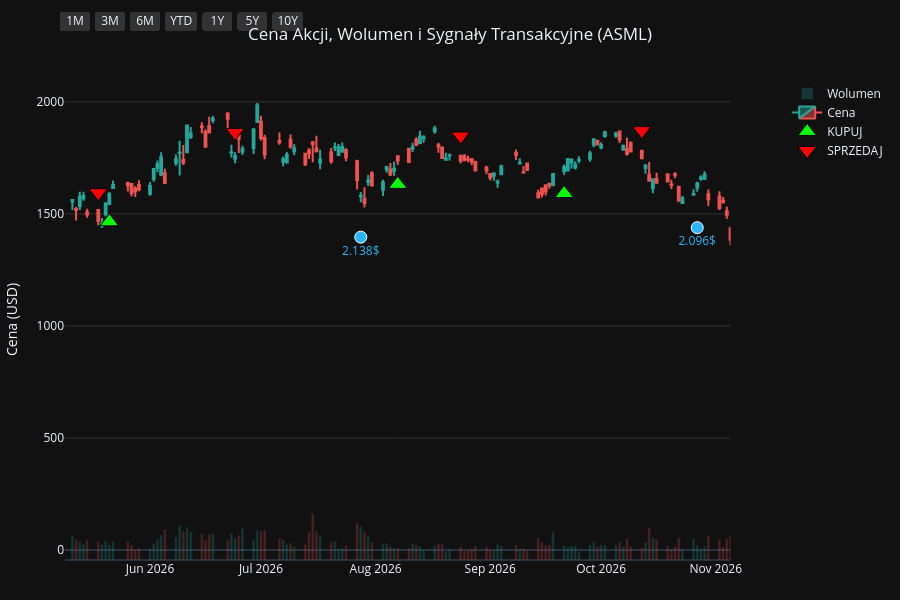
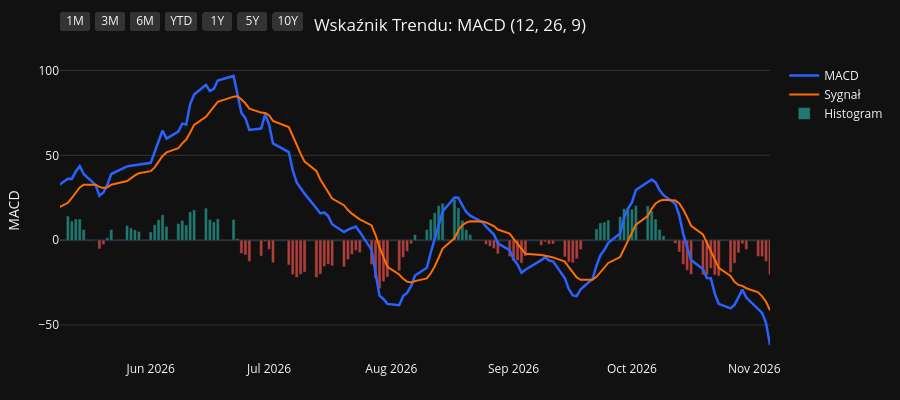
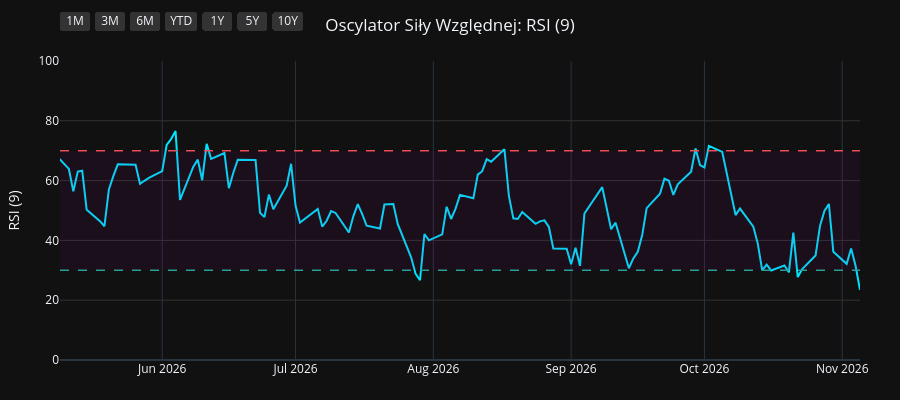
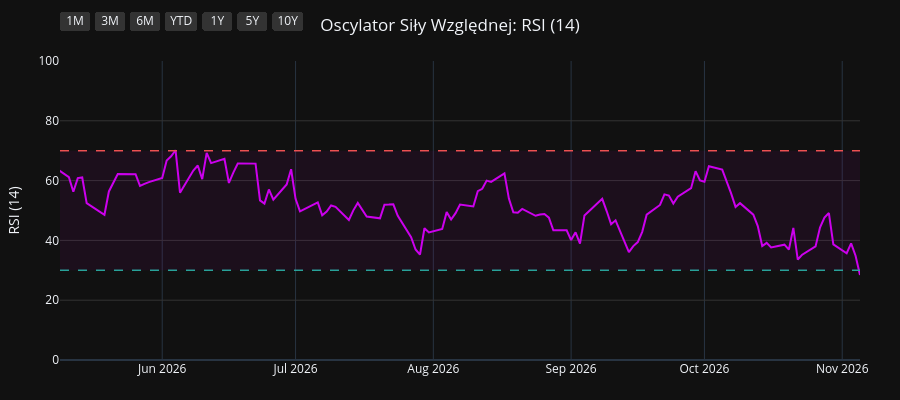

Notebook code for these charts, in order:
### Code cell
import os
import yfinance as yf
import pandas as pd
import pandas_ta as ta
import plotly.graph_objects as go
from plotly.subplots import make_subplots

# 1. Pobranie i przygotowanie danych
symbol = os.environ.get("STOCK_TICKER", "").strip().upper()
if not symbol:
    raise RuntimeError("Set STOCK_TICKER before running price_extractor.ipynb")
df = yf.Ticker(symbol).history(period="10y")
df.index = df.index.tz_localize(None)

# Wskaźniki i sygnały
df.ta.macd(fast=12, slow=26, signal=9, append=True)
df.ta.rsi(length=9, append=True)
df.ta.rsi(length=14, append=True)
df.ta.rsi(length=21, append=True)
df.dropna(inplace=True)

macd = df['MACD_12_26_9']
signal = df['MACDs_12_26_9']
wczorajszy_macd = macd.shift(1)
wczorajszy_signal = signal.shift(1)

df['Decyzja'] = 'BRAK'
df.loc[(macd > signal) & (wczorajszy_macd <= wczorajszy_signal), 'Decyzja'] = 'KUPUJ'
df.loc[(macd < signal) & (wczorajszy_macd >= wczorajszy_signal), 'Decyzja'] = 'SPRZEDAJ'

df_kupuj = df[df['Decyzja'] == 'KUPUJ']
df_sprzedaj = df[df['Decyzja'] == 'SPRZEDAJ']
df_dywidendy = df[df['Dividends'] > 0]
df_splity = df[df['Stock Splits'] > 0]

# Wspólna konfiguracja osi X
konfiguracja_osi_x = dict(
    type="date",
    showspikes=True, spikemode="across", spikesnap="cursor", spikedash="dot", spikecolor="#ffffff", spikethickness=1, hoverformat="%Y-%m-%d",
    rangeselector=dict(
        buttons=list([
            dict(count=1, label="1M", step="month", stepmode="backward"),
            dict(count=3, label="3M", step="month", stepmode="backward"),
            dict(count=6, label="6M", step="month", stepmode="backward"),
            dict(count=1, label="YTD", step="year", stepmode="todate"),
            dict(count=1, label="1Y", step="year", stepmode="backward"),
            dict(count=5, label="5Y", step="year", stepmode="backward"),
            dict(step="all", label="10Y")
        ]),
        bgcolor="#333333", activecolor="#2962ff", x=0, y=1.1
    )
)

# ==========================================
# WYKRES 1: CENA + WOLUMEN + SYGNAŁY
# ==========================================
fig1 = make_subplots(specs=[[{"secondary_y": True}]])

kolory_wolumenu = ['#26a69a' if row['Close'] >= row['Open'] else '#ef5350' for index, row in df.iterrows()]
fig1.add_trace(go.Bar(x=df.index, y=df['Volume'], marker_color=kolory_wolumenu, opacity=0.25, name='Wolumen'), secondary_y=True)
fig1.add_trace(go.Candlestick(x=df.index, open=df['Open'], high=df['High'], low=df['Low'], close=df['Close'], name='Cena', increasing_line_color='#26a69a', decreasing_line_color='#ef5350'), secondary_y=False)
fig1.add_trace(go.Scatter(x=df_kupuj.index, y=df_kupuj['Low'] * 0.95, customdata=df_kupuj[['Low', 'High']], mode='markers', marker=dict(symbol='triangle-up', size=16, color='#00ff00', line=dict(width=1, color='black')), name='KUPUJ', hovertemplate='KUPUJ<br>Najniższa: %{customdata[0]:.2f}<br>Najwyższa: %{customdata[1]:.2f}<extra></extra>'), secondary_y=False)
fig1.add_trace(go.Scatter(x=df_sprzedaj.index, y=df_sprzedaj['High'] * 1.05, customdata=df_sprzedaj[['Low', 'High']], mode='markers', marker=dict(symbol='triangle-down', size=16, color='#ff0000', line=dict(width=1, color='black')), name='SPRZEDAJ', hovertemplate='SPRZEDAJ<br>Najniższa: %{customdata[0]:.2f}<br>Najwyższa: %{customdata[1]:.2f}<extra></extra>'), secondary_y=False)

if not df_dywidendy.empty:
    fig1.add_trace(go.Scatter(x=df_dywidendy.index, y=df_dywidendy['Low'] * 0.90, mode='markers+text', marker=dict(symbol='circle', size=12, color='#29b6f6', line=dict(width=1, color='white')), text=df_dywidendy['Dividends'].apply(lambda x: f"{x}$"), textposition="bottom center", name='Dywidenda', showlegend=False, hovertemplate='Dywidenda: %{text}<extra></extra>', textfont=dict(color="#29b6f6")), secondary_y=False)
if not df_splity.empty:
                    fig1.add_trace(go.Scatter(x=df_splity.index, y=df_splity['High'], mode='markers+text', marker=dict(symbol='star', size=16, color='#ffee58', line=dict(width=1, color='black')), text=df_splity['Stock Splits'].apply(lambda x: f"{x:g}:1" if x >= 1 else f"1:{1 / x:g}"), textposition="top center", name='Split', hovertemplate='%{text}<extra></extra>', textfont=dict(color="#ffee58")), secondary_y=False)

fig1.update_layout(title=dict(text=f"Cena Akcji, Wolumen i Sygnały Transakcyjne ({symbol})", x=0.5, xanchor='center'), dragmode='pan', xaxis_rangeslider_visible=False, template='plotly_dark', height=600, hovermode='x unified', margin=dict(l=60, r=40, t=60, b=40))
fig1.update_xaxes(**konfiguracja_osi_x)
fig1.update_xaxes(range=[df.index.max() - pd.Timedelta(days=180), df.index.max()])
fig1.update_yaxes(title_text="Cena (USD)", secondary_y=False, gridcolor='#333333')
fig1.update_yaxes(range=[0, df['Volume'].max() * 4], showgrid=False, showticklabels=False, secondary_y=True)
fig1.show(config={'scrollZoom': True})

# ==========================================
# WYKRES 2: WSKAŹNIK MACD
# ==========================================
fig2 = go.Figure()
fig2.add_trace(go.Scatter(x=df.index, y=df['MACD_12_26_9'], line=dict(color='#2962ff', width=2.5), name='MACD'))
fig2.add_trace(go.Scatter(x=df.index, y=df['MACDs_12_26_9'], line=dict(color='#ff6d00', width=2), name='Sygnał'))
kolory_macd = ['#26a69a' if val >= 0 else '#ef5350' for val in df['MACDh_12_26_9']]
fig2.add_trace(go.Bar(x=df.index, y=df['MACDh_12_26_9'], marker_color=kolory_macd, name='Histogram', opacity=0.7))
fig2.update_layout(title=dict(text="Wskaźnik Trendu: MACD (12, 26, 9)", x=0.5, xanchor='center'), dragmode='pan', xaxis_rangeslider_visible=False, template='plotly_dark', height=400, hovermode='x unified', margin=dict(l=60, r=40, t=60, b=40))
fig2.update_xaxes(**konfiguracja_osi_x)
fig2.update_xaxes(range=[df.index.max() - pd.Timedelta(days=180), df.index.max()])
fig2.update_yaxes(title_text="MACD", gridcolor='#333333')
fig2.show(config={'scrollZoom': True})

# ==========================================
# WYKRES 3: OSCYLATOR RSI (9)
# ==========================================
fig3 = go.Figure()
fig3.add_trace(go.Scatter(x=df.index, y=df['RSI_9'], line=dict(color='#00e5ff', width=2), name='RSI (9)'))
fig3.add_hline(y=70, line_dash="dash", line_color="#ef5350", line_width=1.5)
fig3.add_hline(y=30, line_dash="dash", line_color="#26a69a", line_width=1.5)
fig3.add_hrect(y0=30, y1=70, line_width=0, fillcolor="purple", opacity=0.1)
fig3.update_layout(title=dict(text="Oscylator Siły Względnej: RSI (9)", x=0.5, xanchor='center'), dragmode='pan', xaxis_rangeslider_visible=False, template='plotly_dark', height=400, hovermode='x unified', margin=dict(l=60, r=40, t=60, b=40))
fig3.update_xaxes(**konfiguracja_osi_x)
fig3.update_xaxes(range=[df.index.max() - pd.Timedelta(days=180), df.index.max()])
fig3.update_yaxes(title_text="RSI (9)", range=[0, 100], gridcolor='#333333')
fig3.show(config={'scrollZoom': True})

# ==========================================
# WYKRES 4: OSCYLATOR RSI (14)
# ==========================================
fig4 = go.Figure()
fig4.add_trace(go.Scatter(x=df.index, y=df['RSI_14'], line=dict(color='#d500f9', width=2), name='RSI (14)'))
fig4.add_hline(y=70, line_dash="dash", line_color="#ef5350", line_width=1.5)
fig4.add_hline(y=30, line_dash="dash", line_color="#26a69a", line_width=1.5)
fig4.add_hrect(y0=30, y1=70, line_width=0, fillcolor="purple", opacity=0.1)
fig4.update_layout(title=dict(text="Oscylator Siły Względnej: RSI (14)", x=0.5, xanchor='center'), dragmode='pan', xaxis_rangeslider_visible=False, template='plotly_dark', height=400, hovermode='x unified', margin=dict(l=60, r=40, t=60, b=40))
fig4.update_xaxes(**konfiguracja_osi_x)
fig4.update_xaxes(range=[df.index.max() - pd.Timedelta(days=180), df.index.max()])
fig4.update_yaxes(title_text="RSI (14)", range=[0, 100], gridcolor='#333333')
fig4.show(config={'scrollZoom': True})

# ==========================================
# WYKRES 5: OSCYLATOR RSI (21)
# ==========================================
fig5 = go.Figure()
fig5.add_trace(go.Scatter(x=df.index, y=df['RSI_21'], line=dict(color='#64dd17', width=2), name='RSI (21)'))
fig5.add_hline(y=70, line_dash="dash", line_color="#ef5350", line_width=1.5)
fig5.add_hline(y=30, line_dash="dash", line_color="#26a69a", line_width=1.5)
fig5.add_hrect(y0=30, y1=70, line_width=0, fillcolor="purple", opacity=0.1)
fig5.update_layout(title=dict(text="Oscylator Siły Względnej: RSI (21)", x=0.5, xanchor='center'), dragmode='pan', xaxis_rangeslider_visible=False, template='plotly_dark', height=400, hovermode='x unified', margin=dict(l=60, r=40, t=60, b=40))
fig5.update_xaxes(**konfiguracja_osi_x)
fig5.update_xaxes(range=[df.index.max() - pd.Timedelta(days=180), df.index.max()])
fig5.update_yaxes(title_text="RSI (21)", range=[0, 100], gridcolor='#333333')
fig5.show(config={'scrollZoom': True})

### Figure 1 — Plotly figure (JSON) as saved in the notebook; plotly's stock layout.template omitted (floating-point values rounded to 4 significant figures; data arrays with more than 128 entries replaced by an {"elided": "..."} marker saying what was removed)
{"data": [{"marker": {"color": {"elided": "2480 str values"}}, "name": "Wolumen", "opacity": 0.25, "type": "bar", "x": {"elided": "2480 str values"}, "xaxis": "x", "y": {"elided": "2480 int values"}, "yaxis": "y2"}, {"close": {"elided": "2480 float values"}, "decreasing": {"line": {"color": "#ef5350"}}, "high": {"elided": "2480 float values"}, "increasing": {"line": {"color": "#26a69a"}}, "low": {"elided": "2480 float values"}, "name": "Cena", "open": {"elided": "2480 float values"}, "type": "candlestick", "x": {"elided": "2480 str values"}, "xaxis": "x", "yaxis": "y"}, {"customdata": {"elided": "98x2 float values"}, "hovertemplate": "KUPUJ<br>Najniższa: %{customdata[0]:.2f}<br>Najwyższa: %{customdata[1]:.2f}<extra></extra>", "marker": {"color": "#00ff00", "line": {"color": "black", "width": 1}, "size": 16, "symbol": "triangle-up"}, "mode": "markers", "name": "KUPUJ", "type": "scatter", "x": ["2017-03-15T00:00:00", "2017-04-25T00:00:00", "2017-06-23T00:00:00", "2017-07-06T00:00:00", "2017-09-07T00:00:00", "2017-09-28T00:00:00", "2017-10-12T00:00:00", "2017-10-24T00:00:00", "2017-11-01T00:00:00", "2017-11-24T00:00:00", "2017-12-19T00:00:00", "2018-02-23T00:00:00", "2018-03-05T00:00:00", "2018-04-12T00:00:00", "2018-05-07T00:00:00", "2018-06-04T00:00:00", "2018-07-13T00:00:00", "2018-08-28T00:00:00", "2018-09-20T00:00:00", "2018-10-17T00:00:00", "2018-11-01T00:00:00", "2018-11-28T00:00:00", "2019-01-02T00:00:00", "2019-01-04T00:00:00", "2019-03-18T00:00:00", "2019-04-02T00:00:00", "2019-06-07T00:00:00", "2019-07-17T00:00:00", "2019-08-29T00:00:00", "2019-10-11T00:00:00", "2019-10-21T00:00:00", "2019-10-24T00:00:00", "2019-11-01T00:00:00", "2019-12-06T00:00:00", "2020-02-06T00:00:00", "2020-03-25T00:00:00", "2020-05-08T00:00:00", "2020-05-14T00:00:00", "2020-05-19T00:00:00", "2020-06-17T00:00:00", "2020-07-06T00:00:00", "2020-08-17T00:00:00", "2020-09-28T00:00:00", "2020-11-05T00:00:00", "2020-12-17T00:00:00", "2021-01-04T00:00:00", "2021-02-11T00:00:00", "2021-03-22T00:00:00", "2021-04-23T00:00:00", "2021-05-25T00:00:00", "2021-07-14T00:00:00", "2021-07-22T00:00:00", "2021-08-27T00:00:00", "2021-10-15T00:00:00", "2021-12-22T00:00:00", "2022-02-02T00:00:00", "2022-02-08T00:00:00", "2022-03-16T00:00:00", "2022-05-17T00:00:00", "2022-07-14T00:00:00", "2022-10-04T00:00:00", "2022-10-19T00:00:00", "2022-11-30T00:00:00", "2023-01-09T00:00:00", "2023-02-02T00:00:00", "2023-03-17T00:00:00", "2023-05-04T00:00:00", "2023-06-13T00:00:00", "2023-07-13T00:00:00", "2023-08-23T00:00:00", "2023-10-02T00:00:00", "2023-12-12T00:00:00", "2024-01-19T00:00:00", "2024-03-04T00:00:00", "2024-03-06T00:00:00", "2024-05-06T00:00:00", "2024-07-05T00:00:00", "2024-08-12T00:00:00", "2024-09-17T00:00:00", "2024-11-08T00:00:00", "2025-01-06T00:00:00", "2025-02-10T00:00:00", "2025-03-17T00:00:00", "2025-04-14T00:00:00", "2025-06-10T00:00:00", "2025-06-24T00:00:00", "2025-07-15T00:00:00", "2025-08-08T00:00:00", "2025-09-04T00:00:00", "2025-12-01T00:00:00", "2026-01-02T00:00:00", "2026-02-25T00:00:00", "2026-03-25T00:00:00", "2026-04-08T00:00:00", "2026-05-06T00:00:00", "2026-05-21T00:00:00", "2026-08-07T00:00:00", "2026-09-21T00:00:00"], "xaxis": "x", "y": [107.6, 115.7, 116.0, 113.5, 138.2, 146.7, 150.1, 154.7, 156.7, 161.8, 153.2, 169.0, 169.6, 179.0, 170.8, 178.1, 174.8, 180.4, 167.1, 161.4, 149.4, 147.7, 135.4, 132.1, 166.7, 169.3, 173.6, 191.7, 195.5, 229.6, 229.0, 232.2, 237.1, 249.2, 274.3, 225.4, 269.2, 254.7, 273.1, 324.0, 344.8, 338.3, 327.6, 355.1, 429.6, 442.9, 517.9, 508.9, 594.2, 604.0, 645.3, 655.5, 736.6, 702.3, 703.3, 611.8, 576.8, 560.1, 501.5, 397.1, 417.5, 375.9, 530.0, 563.0, 629.3, 577.1, 581.6, 668.4, 683.5, 616.8, 533.4, 660.0, 691.0, 918.1, 912.2, 842.9, 996.0, 795.8, 743.3, 619.0, 701.1, 688.3, 672.2, 621.1, 730.0, 739.1, 765.5, 669.6, 693.2, 995.6, 1070.0, 1434.0, 1292.0, 1309.0, 1417.0, 1465.0, 1632.0, 1591.0], "yaxis": "y"}, {"customdata": {"elided": "99x2 float values"}, "hovertemplate": "SPRZEDAJ<br>Najniższa: %{customdata[0]:.2f}<br>Najwyższa: %{customdata[1]:.2f}<extra></extra>", "marker": {"color": "#ff0000", "line": {"color": "black", "width": 1}, "size": 16, "symbol": "triangle-down"}, "mode": "markers", "name": "SPRZEDAJ", "type": "scatter", "x": ["2017-01-31T00:00:00", "2017-04-06T00:00:00", "2017-05-17T00:00:00", "2017-07-03T00:00:00", "2017-08-03T00:00:00", "2017-09-25T00:00:00", "2017-10-06T00:00:00", "2017-10-18T00:00:00", "2017-10-25T00:00:00", "2017-11-08T00:00:00", "2017-11-28T00:00:00", "2018-02-02T00:00:00", "2018-03-02T00:00:00", "2018-03-22T00:00:00", "2018-04-19T00:00:00", "2018-05-29T00:00:00", "2018-06-20T00:00:00", "2018-08-06T00:00:00", "2018-09-05T00:00:00", "2018-10-09T00:00:00", "2018-10-19T00:00:00", "2018-11-19T00:00:00", "2018-12-07T00:00:00", "2019-01-03T00:00:00", "2019-02-20T00:00:00", "2019-03-26T00:00:00", "2019-05-02T00:00:00", "2019-07-12T00:00:00", "2019-08-01T00:00:00", "2019-09-25T00:00:00", "2019-10-18T00:00:00", "2019-10-22T00:00:00", "2019-10-31T00:00:00", "2019-11-08T00:00:00", "2020-01-06T00:00:00", "2020-02-24T00:00:00", "2020-05-01T00:00:00", "2020-05-13T00:00:00", "2020-05-15T00:00:00", "2020-06-11T00:00:00", "2020-06-24T00:00:00", "2020-07-15T00:00:00", "2020-09-04T00:00:00", "2020-10-21T00:00:00", "2020-12-11T00:00:00", "2020-12-21T00:00:00", "2021-01-27T00:00:00", "2021-02-22T00:00:00", "2021-04-19T00:00:00", "2021-04-30T00:00:00", "2021-06-18T00:00:00", "2021-07-16T00:00:00", "2021-08-13T00:00:00", "2021-09-17T00:00:00", "2021-11-22T00:00:00", "2022-01-05T00:00:00", "2022-02-03T00:00:00", "2022-03-04T00:00:00", "2022-04-05T00:00:00", "2022-06-10T00:00:00", "2022-08-15T00:00:00", "2022-10-11T00:00:00", "2022-11-29T00:00:00", "2022-12-02T00:00:00", "2023-01-31T00:00:00", "2023-02-06T00:00:00", "2023-04-12T00:00:00", "2023-06-09T00:00:00", "2023-06-16T00:00:00", "2023-07-20T00:00:00", "2023-09-08T00:00:00", "2023-11-30T00:00:00", "2023-12-29T00:00:00", "2024-02-15T00:00:00", "2024-03-05T00:00:00", "2024-03-11T00:00:00", "2024-06-24T00:00:00", "2024-07-15T00:00:00", "2024-09-03T00:00:00", "2024-10-15T00:00:00", "2024-12-30T00:00:00", "2025-01-27T00:00:00", "2025-02-21T00:00:00", "2025-03-27T00:00:00", "2025-05-28T00:00:00", "2025-06-17T00:00:00", "2025-07-02T00:00:00", "2025-07-16T00:00:00", "2025-09-03T00:00:00", "2025-10-09T00:00:00", "2025-12-16T00:00:00", "2026-02-03T00:00:00", "2026-02-26T00:00:00", "2026-03-26T00:00:00", "2026-04-27T00:00:00", "2026-05-18T00:00:00", "2026-06-24T00:00:00", "2026-08-24T00:00:00", "2026-10-12T00:00:00"], "xaxis": "x", "y": [116.5, 125.3, 131.1, 126.7, 147.4, 159.3, 164.9, 169.7, 172.6, 176.3, 178.5, 192.4, 187.0, 204.5, 196.4, 193.2, 201.0, 208.0, 192.8, 179.0, 173.4, 164.0, 161.4, 148.1, 179.3, 182.9, 204.3, 205.8, 226.4, 244.2, 251.3, 256.2, 261.2, 265.2, 292.4, 291.9, 282.1, 299.6, 294.4, 342.7, 365.3, 385.3, 368.7, 386.8, 456.0, 471.1, 538.2, 588.7, 637.7, 659.4, 687.5, 707.3, 790.0, 875.7, 862.3, 768.9, 666.7, 611.3, 677.2, 540.5, 584.8, 417.8, 596.0, 616.8, 671.0, 681.1, 683.8, 740.6, 748.3, 712.2, 647.5, 701.8, 779.7, 960.3, 1019.0, 1008.0, 1065.0, 1131.0, 920.7, 901.0, 726.5, 713.9, 772.5, 727.7, 786.0, 803.5, 831.8, 790.7, 769.1, 1029.0, 1136.0, 1509.0, 1582.0, 1421.0, 1527.0, 1594.0, 1864.0, 1848.0, 1872.0], "yaxis": "y"}, {"hovertemplate": "Dywidenda: %{text}<extra></extra>", "marker": {"color": "#29b6f6", "line": {"color": "white", "width": 1}, "size": 12, "symbol": "circle"}, "mode": "markers+text", "name": "Dywidenda", "showlegend": false, "text": ["1.307$", "1.718$", "2.386$", "1.17$", "1.458$", "1.396$", "1.87$", "2.084$", "3.898$", "1.396$", "1.34$", "1.472$", "1.858$", "1.593$", "1.53$", "1.556$", "1.873$", "1.643$", "1.641$", "1.57$", "2.091$", "1.847$", "1.864$", "1.883$", "3.177$", "2.138$", "2.096$"], "textfont": {"color": "#29b6f6"}, "textposition": "bottom center", "type": "scatter", "x": ["2017-04-28T00:00:00", "2018-04-27T00:00:00", "2019-04-26T00:00:00", "2019-11-04T00:00:00", "2020-04-24T00:00:00", "2020-11-02T00:00:00", "2021-05-03T00:00:00", "2021-11-02T00:00:00", "2022-05-03T00:00:00", "2022-08-04T00:00:00", "2022-11-03T00:00:00", "2023-02-06T00:00:00", "2023-05-01T00:00:00", "2023-08-01T00:00:00", "2023-11-01T00:00:00", "2024-02-05T00:00:00", "2024-04-26T00:00:00", "2024-07-29T00:00:00", "2024-10-29T00:00:00", "2025-02-11T00:00:00", "2025-04-28T00:00:00", "2025-07-29T00:00:00", "2025-10-29T00:00:00", "2026-02-10T00:00:00", "2026-04-27T00:00:00", "2026-07-28T00:00:00", "2026-10-27T00:00:00"], "xaxis": "x", "y": [108.8, 159.5, 171.4, 230.6, 243.6, 309.3, 555.4, 697.5, 487.4, 504.2, 380.5, 575.2, 554.6, 618.6, 524.6, 775.8, 804.3, 768.2, 623.5, 660.5, 588.8, 639.1, 952.5, 1264.0, 1271.0, 1396.0, 1439.0], "yaxis": "y"}], "layout": {"dragmode": "pan", "height": 600, "hovermode": "x unified", "margin": {"b": 40, "l": 60, "r": 40, "t": 60}, "title": {"text": "Cena Akcji, Wolumen i Sygnały Transakcyjne (ASML)", "x": 0.5, "xanchor": "center"}, "xaxis": {"anchor": "y", "domain": [0.0, 0.94], "hoverformat": "%Y-%m-%d", "range": ["2026-05-09T00:00:00", "2026-11-05T00:00:00"], "rangeselector": {"activecolor": "#2962ff", "bgcolor": "#333333", "buttons": [{"count": 1, "label": "1M", "step": "month", "stepmode": "backward"}, {"count": 3, "label": "3M", "step": "month", "stepmode": "backward"}, {"count": 6, "label": "6M", "step": "month", "stepmode": "backward"}, {"count": 1, "label": "YTD", "step": "year", "stepmode": "todate"}, {"count": 1, "label": "1Y", "step": "year", "stepmode": "backward"}, {"count": 5, "label": "5Y", "step": "year", "stepmode": "backward"}, {"label": "10Y", "step": "all"}], "x": 0, "y": 1.1}, "rangeslider": {"visible": false}, "showspikes": true, "spikecolor": "#ffffff", "spikedash": "dot", "spikemode": "across", "spikesnap": "cursor", "spikethickness": 1, "type": "date"}, "yaxis": {"anchor": "x", "domain": [0.0, 1.0], "gridcolor": "#333333", "title": {"text": "Cena (USD)"}}, "yaxis2": {"anchor": "x", "overlaying": "y", "range": [0, 43158400], "showgrid": false, "showticklabels": false, "side": "right"}}}

### Figure 2 — Plotly figure (JSON) as saved in the notebook; plotly's stock layout.template omitted (floating-point values rounded to 4 significant figures; data arrays with more than 128 entries replaced by an {"elided": "..."} marker saying what was removed)
{"data": [{"line": {"color": "#2962ff", "width": 2.5}, "name": "MACD", "type": "scatter", "x": {"elided": "2480 str values"}, "y": {"elided": "2480 float values"}}, {"line": {"color": "#ff6d00", "width": 2}, "name": "Sygnał", "type": "scatter", "x": {"elided": "2480 str values"}, "y": {"elided": "2480 float values"}}, {"marker": {"color": {"elided": "2480 str values"}}, "name": "Histogram", "opacity": 0.7, "type": "bar", "x": {"elided": "2480 str values"}, "y": {"elided": "2480 float values"}}], "layout": {"dragmode": "pan", "height": 400, "hovermode": "x unified", "margin": {"b": 40, "l": 60, "r": 40, "t": 60}, "title": {"text": "Wskaźnik Trendu: MACD (12, 26, 9)", "x": 0.5, "xanchor": "center"}, "xaxis": {"hoverformat": "%Y-%m-%d", "range": ["2026-05-09T00:00:00", "2026-11-05T00:00:00"], "rangeselector": {"activecolor": "#2962ff", "bgcolor": "#333333", "buttons": [{"count": 1, "label": "1M", "step": "month", "stepmode": "backward"}, {"count": 3, "label": "3M", "step": "month", "stepmode": "backward"}, {"count": 6, "label": "6M", "step": "month", "stepmode": "backward"}, {"count": 1, "label": "YTD", "step": "year", "stepmode": "todate"}, {"count": 1, "label": "1Y", "step": "year", "stepmode": "backward"}, {"count": 5, "label": "5Y", "step": "year", "stepmode": "backward"}, {"label": "10Y", "step": "all"}], "x": 0, "y": 1.1}, "rangeslider": {"visible": false}, "showspikes": true, "spikecolor": "#ffffff", "spikedash": "dot", "spikemode": "across", "spikesnap": "cursor", "spikethickness": 1, "type": "date"}, "yaxis": {"gridcolor": "#333333", "title": {"text": "MACD"}}}}

### Figure 3 — Plotly figure (JSON) as saved in the notebook; plotly's stock layout.template omitted (floating-point values rounded to 4 significant figures; data arrays with more than 128 entries replaced by an {"elided": "..."} marker saying what was removed)
{"data": [{"line": {"color": "#00e5ff", "width": 2}, "name": "RSI (9)", "type": "scatter", "x": {"elided": "2480 str values"}, "y": {"elided": "2480 float values"}}], "layout": {"dragmode": "pan", "height": 400, "hovermode": "x unified", "margin": {"b": 40, "l": 60, "r": 40, "t": 60}, "shapes": [{"line": {"color": "#ef5350", "dash": "dash", "width": 1.5}, "type": "line", "x0": 0, "x1": 1, "xref": "x domain", "y0": 70, "y1": 70, "yref": "y"}, {"line": {"color": "#26a69a", "dash": "dash", "width": 1.5}, "type": "line", "x0": 0, "x1": 1, "xref": "x domain", "y0": 30, "y1": 30, "yref": "y"}, {"fillcolor": "purple", "line": {"width": 0}, "opacity": 0.1, "type": "rect", "x0": 0, "x1": 1, "xref": "x domain", "y0": 30, "y1": 70, "yref": "y"}], "title": {"text": "Oscylator Siły Względnej: RSI (9)", "x": 0.5, "xanchor": "center"}, "xaxis": {"hoverformat": "%Y-%m-%d", "range": ["2026-05-09T00:00:00", "2026-11-05T00:00:00"], "rangeselector": {"activecolor": "#2962ff", "bgcolor": "#333333", "buttons": [{"count": 1, "label": "1M", "step": "month", "stepmode": "backward"}, {"count": 3, "label": "3M", "step": "month", "stepmode": "backward"}, {"count": 6, "label": "6M", "step": "month", "stepmode": "backward"}, {"count": 1, "label": "YTD", "step": "year", "stepmode": "todate"}, {"count": 1, "label": "1Y", "step": "year", "stepmode": "backward"}, {"count": 5, "label": "5Y", "step": "year", "stepmode": "backward"}, {"label": "10Y", "step": "all"}], "x": 0, "y": 1.1}, "rangeslider": {"visible": false}, "showspikes": true, "spikecolor": "#ffffff", "spikedash": "dot", "spikemode": "across", "spikesnap": "cursor", "spikethickness": 1, "type": "date"}, "yaxis": {"gridcolor": "#333333", "range": [0, 100], "title": {"text": "RSI (9)"}}}}

### Figure 4 — Plotly figure (JSON) as saved in the notebook; plotly's stock layout.template omitted (floating-point values rounded to 4 significant figures; data arrays with more than 128 entries replaced by an {"elided": "..."} marker saying what was removed)
{"data": [{"line": {"color": "#d500f9", "width": 2}, "name": "RSI (14)", "type": "scatter", "x": {"elided": "2480 str values"}, "y": {"elided": "2480 float values"}}], "layout": {"dragmode": "pan", "height": 400, "hovermode": "x unified", "margin": {"b": 40, "l": 60, "r": 40, "t": 60}, "shapes": [{"line": {"color": "#ef5350", "dash": "dash", "width": 1.5}, "type": "line", "x0": 0, "x1": 1, "xref": "x domain", "y0": 70, "y1": 70, "yref": "y"}, {"line": {"color": "#26a69a", "dash": "dash", "width": 1.5}, "type": "line", "x0": 0, "x1": 1, "xref": "x domain", "y0": 30, "y1": 30, "yref": "y"}, {"fillcolor": "purple", "line": {"width": 0}, "opacity": 0.1, "type": "rect", "x0": 0, "x1": 1, "xref": "x domain", "y0": 30, "y1": 70, "yref": "y"}], "title": {"text": "Oscylator Siły Względnej: RSI (14)", "x": 0.5, "xanchor": "center"}, "xaxis": {"hoverformat": "%Y-%m-%d", "range": ["2026-05-09T00:00:00", "2026-11-05T00:00:00"], "rangeselector": {"activecolor": "#2962ff", "bgcolor": "#333333", "buttons": [{"count": 1, "label": "1M", "step": "month", "stepmode": "backward"}, {"count": 3, "label": "3M", "step": "month", "stepmode": "backward"}, {"count": 6, "label": "6M", "step": "month", "stepmode": "backward"}, {"count": 1, "label": "YTD", "step": "year", "stepmode": "todate"}, {"count": 1, "label": "1Y", "step": "year", "stepmode": "backward"}, {"count": 5, "label": "5Y", "step": "year", "stepmode": "backward"}, {"label": "10Y", "step": "all"}], "x": 0, "y": 1.1}, "rangeslider": {"visible": false}, "showspikes": true, "spikecolor": "#ffffff", "spikedash": "dot", "spikemode": "across", "spikesnap": "cursor", "spikethickness": 1, "type": "date"}, "yaxis": {"gridcolor": "#333333", "range": [0, 100], "title": {"text": "RSI (14)"}}}}
